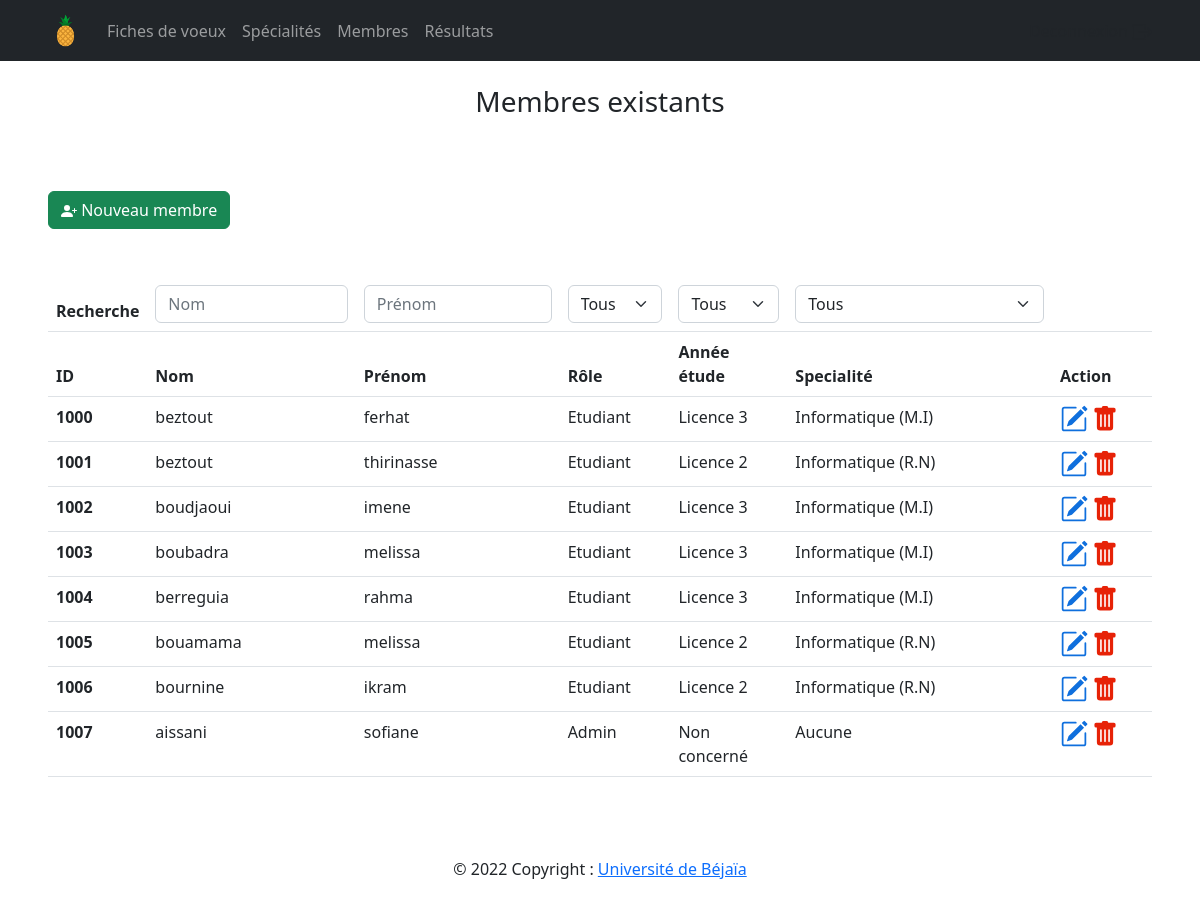
The page /dashboard/membres/index.php (signed in) on the database its author committed.
### tables this page shows
CREATE TABLE Utilisateur (
	idUser int NOT NULL AUTO_INCREMENT ,
	nom varchar(30) NOT NULL,
	prenom varchar(30) NOT NULL,
	dateNaiss date NOT NULL,
	email varchar(90) NOT NULL UNIQUE,
	password varchar(40) NOT NULL,
	isAdmin boolean NOT NULL default false,
	userType varchar(30) NOT NULL default 'etd',
	licenceTrois boolean default false,
	anneeCourante int,
	specialiteCourante int,
	specialiteFuture int,
	
	CONSTRAINT pk_utilisateur PRIMARY KEY (idUser),
	CONSTRAINT fk_utilisateur_anneeEtud FOREIGN KEY(anneeCourante) REFERENCES AnneeEtud(idAnneeEtud) ON DELETE SET NULL ON UPDATE CASCADE,
	CONSTRAINT fk_utilisateur_specialite1 FOREIGN KEY(specialiteCourante) REFERENCES Specialite(idSpecialite) ON DELETE SET NULL ON UPDATE CASCADE,
	CONSTRAINT fk_utilisateur_specialite2 FOREIGN KEY(specialiteFuture) REFERENCES Specialite(idSpecialite) ON DELETE SET NULL ON UPDATE CASCADE
	
	) AUTO_INCREMENT=1000 ,;

CREATE TABLE Specialite (
	idSpecialite int NOT NULL AUTO_INCREMENT,
	nomSpecialite varchar(100) NOT NULL,
	anneeDebut int,
	programme varchar(255),
	
	CONSTRAINT pk_specialite PRIMARY KEY (idSpecialite),
	CONSTRAINT fk_specialite_Voeux FOREIGN KEY(anneeDebut) REFERENCES AnneeEtud(idAnneeEtud) ON DELETE SET NULL ON UPDATE CASCADE
	);

### queries/utilisateurs.php (called while the page is built, shortened)
<?php
    include_once __DIR__.'/../queries/voeux.php';
    function getUsers() {
        global $bdd;
        try {
            $request = $bdd->prepare("SELECT * FROM Utilisateur");
            $request->execute();
            $result = $request->fetchAll(PDO::FETCH_OBJ);
            return $result;
        } catch (PDOException $e) {
            echo $e;
        }
    }
?>

### queries/specialite.php (called while the page is built, shortened)
<?php
    include_once __DIR__.'/../Model/connexionBDD.php';
function getNomSpecialite($id){
    global $bdd;
    try {
        $request = $bdd->prepare("SELECT nomSpecialite FROM specialite WHERE idSpecialite=?");
        $request->execute(array($id));
        $result = $request->fetch(PDO::FETCH_OBJ);
        return $result->nomSpecialite;
    } catch (PDOException $e) {
        echo $e;
    }
}
?>

### Controller/utilisateur.php (the view, shortened to what this page needs)
<?php
include_once '../../queries/utilisateurs.php';
include_once '../../queries/specialite.php';
function remplirTableUsers() {
    $listUsers = getUsers();
    foreach ($listUsers as $elem) {
        $id = $elem->idUser;
        $nom = $elem->nom;
        $prenom = $elem->prenom;
        if ($elem->userType=='etd') {
            $role = "Etudiant";
        } else {
            $role = "Admin";
        }
        $annee = $elem->anneeCourante;
        if ($annee==1) {
            $userAnnee ="Licence 1";
        } elseif ($annee==2){
            $userAnnee ="Licence 2";
        } elseif ($annee==3){
            $userAnnee ="Licence 3";
        } elseif ($annee==4){
            $userAnnee ="Master 1";
        } elseif ($annee==5){
            $userAnnee ="Master 2";
        } else {
            $userAnnee ="Non concerné";
        }
        if ($elem->userType=='admin') {
            $specUser ="Aucune";
        } else {
            $specUser = htmlentities(getNomSpecialite($elem->specialiteCourante),ENT_QUOTES,"ISO-8859-1");
        }
        $msgConfirm = "return confirm('Voulez-vous vraiment supprimer cet élément ?');";
        echo '<tr>
        <th scope="row">'.$id.'</th>
        <td>'.$nom.'</td>
        <td>'.$prenom.'</td>
        <td>'.$role.'</td>
        <td>'.$userAnnee.'</td>
        <td>'.$specUser.'</td>
        <td>
            <a href="edit.php?id='.$id.'"><svg xmlns="http://www.w3.org/2000/svg" width="28" height="28" fill="rgb(15, 111, 221)" class="bi bi-pencil-square pointer" viewBox="0 0 16 16">
                    <path d="M15.502 1.94a.5.5 0 0 1 0 .706L14.459 3.69l-2-2L13.502.646a.5.5 0 0 1 .707 0l1.293 1.293zm-1.75 2.456-2-2L4.939 9.21a.5.5 0 0 0-.121.196l-.805 2.414a.25.25 0 0 0 .316.316l2.414-.805a.5.5 0 0 0 .196-.12l6.813-6.814z" />
                    <path fill-rule="evenodd" d="M1 13.5A1.5 1.5 0 0 0 2.5 15h11a1.5 1.5 0 0 0 1.5-1.5v-6a.5.5 0 0 0-1 0v6a.5.5 0 0 1-.5.5h-11a.5.5 0 0 1-.5-.5v-11a.5.5 0 0 1 .5-.5H9a.5.5 0 0 0 0-1H2.5A1.5 1.5 0 0 0 1 2.5v11z" />
                </svg></a>
            <a href="delete.php?id='.$id.'" onclick="'.$msgConfirm.'"><svg xmlns="http://www.w3.org/2000/svg" width="26" height="26" fill="rgb(231, 34, 7)" class="bi bi-trash-fill" viewBox="0 0 16 16">
                    <path d="M2.5 1a1 1 0 0 0-1 1v1a1 1 0 0 0 1 1H3v9a2 2 0 0 0 2 2h6a2 2 0 0 0 2-2V4h.5a1 1 0 0 0 1-1V2a1 1 0 0 0-1-1H10a1 1 0 0 0-1-1H7a1 1 0 0 0-1 1H2.5zm3 4a.5.5 0 0 1 .5.5v7a.5.5 0 0 1-1 0v-7a.5.5 0 0 1 .5-.5zM8 5a.5.5 0 0 1 .5.5v7a.5.5 0 0 1-1 0v-7A.5.5 0 0 1 8 5zm3 .5v7a.5.5 0 0 1-1 0v-7a.5.5 0 0 1 1 0z" />
                </svg></a>
        </td>
    </tr>';
    }
}
?>

### View/header.php (shortened to what this page needs)
<!DOCTYPE html>
<html lang="en">
<head>
    <link rel="stylesheet" href="http:\\myChoice\bootstrap\css\bootstrap.css">
    <link rel="stylesheet" href="http:\\myChoice\styles\headerfooter.css">
    <link rel="stylesheet" href="http:\\myChoice\styles\bootstrap-datepicker.css">
    <link rel="stylesheet" href="http:\\myChoice\styles\dashboard.css">
</head>
<body>
<div class="container-fluid px-5 bg-dark">
    <nav class="navbar navbar-expand-sm navbar-dark bg-dark" aria-label="Third navbar example">
        <a class="navbar-brand" href="../">
            <img src="http:\\localhost\myChoice\img\ananas.png" width="35" height="35" class="d-inline-block align-top" alt="logo"/>
        </a>
        <div class="navbar-collapse collapse" id="navbarsExample03">
            <ul class="navbar-nav me-auto mb-2 mb-sm-0">
            <li class="nav-item">
                <a class="nav-link menuNav" href="http:\\myChoice/dashboard/fiches/">Fiches de voeux</a>
            </li>
            <li class="nav-item">
                <a class="nav-link menuNav" href="http:\\myChoice/dashboard/specialites/">Spécialités</a>
            </li>
            <li class="nav-item">
                <a class="nav-link menuNav" href="http:\\myChoice/dashboard/membres/">Membres</a>
            </li>
            <li class="nav-item">
            <a class="nav-link menuNav" href="http:\\myChoice/dashboard/resultats/">Résultats</a>
             </li>
            </ul>
            <a class="nav-link deconnect" href="http:\\myChoice\Controller\deconnexion.php">
                </a>
        </div>
    </nav>
</div>

### dashboard/membres/index.php (shortened to what this page needs)
<?php
include_once '../../Controller/utilisateur.php';
include_once '../../View/header.php';
?>
<div class="container p-3 mt-2 text-center">
    <h3 class="titrePage">Membres existants</h3>
</div>
<div class="container-fluid p-5">
    <a href="add.php">
        <div class="btn btn-success mb-5">
 Nouveau membre
        </div>
    </a>
    <div class="table-responsive">
        <table class="table table-hover" id="tableMembres">
            <form id="filterForm" class="mb-2">
                <thead class="pb-5">
                    <tr>
                        <th scope="col">Recherche</th>
                        <th scope="col"><input class="form-control" type="text" name="" id="rechNomUser" placeholder="Nom"></th>
                        <th scope="col"><input class="form-control" type="text" name="" id="rechPrenomUser" placeholder="Prénom"></th>
                        <th scope="col"><select class="form-select" aria-label="Etat" id="rechUserType">
                                <option value="0" selected>Tous</option>
                            </select></th>
                        <th scope="col"><select class="form-select" aria-label="Etat" id="rechUserAnnee">
                            <option value="0" selected>Tous</option>
                        </select></th>
                        <th scope="col"><select class="form-select" aria-label="Etat" id="rechUserSpecia">
                                <option value="0" selected>Tous</option>
                            </select></th>
                            <th scope="col" style="width:100px ;"> </th>
                    </tr>
                </thead>
            </form>
            <thead>
                <tr>
                    <th scope="col">ID</th>
                    <th scope="col">Nom</th>
                    <th scope="col">Prénom</th>
                    <th scope="col">Rôle</th>
                    <th scope="col">Année étude</th>
                    <th scope="col">Specialité</th>
                    <th scope="col">Action</th>
                </tr>
            </thead>
            <tbody>
                <?php remplirTableUsers() ?>
            </tbody>
        </table>
    </div>
</div>
<?php
include_once '../../View/footer.php';
?>

### View/footer.php (shortened to what this page needs)
    <footer class="text-center text-lg-start">
    <div class="text-center p-3">
        © 2022 Copyright :
        <a id="lienUniv" href="http://univ-bejaia.dz/">Université de Béjaïa</a>
    </div>
    </footer>
</body>
</html>

### rows shown on the page
utilisateur: id "1000", nom "beztout", prenom "ferhat", userType "Etudiant", anneeCourante "Licence 3", specialiteCourante.nomSpecialite "Informatique (M.I)"
utilisateur: id "1001", nom "beztout", prenom "thirinasse", userType "Etudiant", anneeCourante "Licence 2", specialiteCourante.nomSpecialite "Informatique (R.N)"
utilisateur: id "1002", nom "boudjaoui", prenom "imene", userType "Etudiant", anneeCourante "Licence 3", specialiteCourante.nomSpecialite "Informatique (M.I)"
utilisateur: id "1003", nom "boubadra", prenom "melissa", userType "Etudiant", anneeCourante "Licence 3", specialiteCourante.nomSpecialite "Informatique (M.I)"
utilisateur: id "1004", nom "berreguia", prenom "rahma", userType "Etudiant", anneeCourante "Licence 3", specialiteCourante.nomSpecialite "Informatique (M.I)"
utilisateur: id "1005", nom "bouamama", prenom "melissa", userType "Etudiant", anneeCourante "Licence 2", specialiteCourante.nomSpecialite "Informatique (R.N)"
utilisateur: id "1006", nom "bournine", prenom "ikram", userType "Etudiant", anneeCourante "Licence 2", specialiteCourante.nomSpecialite "Informatique (R.N)"
utilisateur: idUser "1007", nom "aissani", prenom "sofiane", userType "Admin", userAnnee "Non concerné", userType "Aucune"
